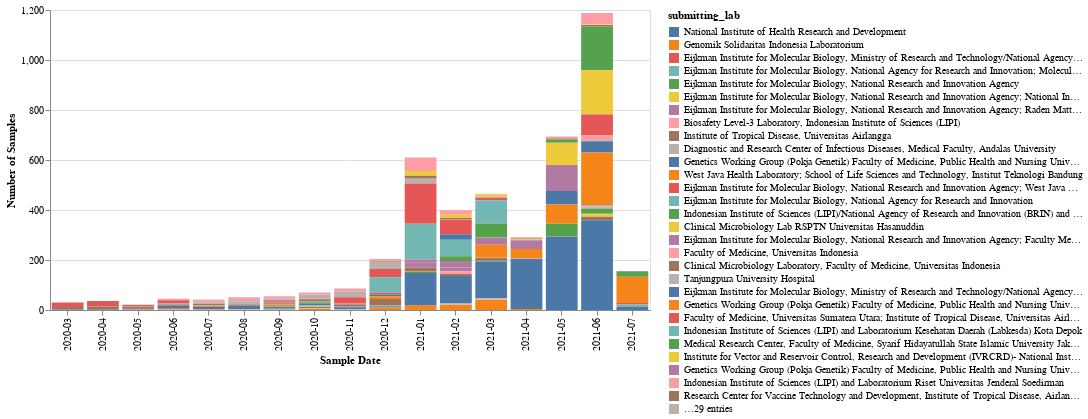

The notebook cell saved with this chart:
### Code cell
alt.Chart(
    indonesia_metadata.groupby(["date_yearmon", "submitting_lab"]).count().reset_index(),
    width=600,
).mark_bar().encode(
    x=alt.X("date_yearmon:O", title="Sample Date"),
    y=alt.Y("virus", title="Number of Samples"),
    color=alt.Color("submitting_lab", sort="-y", legend=alt.Legend(labelLimit=400)),
    tooltip="country",
)

### Figure 1 — Vega-Lite specification as saved in the notebook (floating-point values rounded to 4 significant figures; data arrays with more than 128 entries replaced by an {"elided": "..."} marker saying what was removed)
{"config": {"view": {"continuousWidth": 400, "continuousHeight": 300}}, "data": {"name": "data-04b68ed12ade3d4b54692843e5fe7dbf"}, "mark": "bar", "encoding": {"color": {"type": "nominal", "field": "submitting_lab", "legend": {"labelLimit": 400}, "sort": "-y"}, "tooltip": {"type": "quantitative", "field": "country"}, "x": {"type": "ordinal", "field": "date_yearmon", "title": "Sample Date"}, "y": {"type": "quantitative", "field": "virus", "title": "Number of Samples"}}, "width": 600, "$schema": "https://vega.github.io/schema/vega-lite/v4.8.1.json", "datasets": {"data-04b68ed12ade3d4b54692843e5fe7dbf": {"elided": "202 records"}}}
